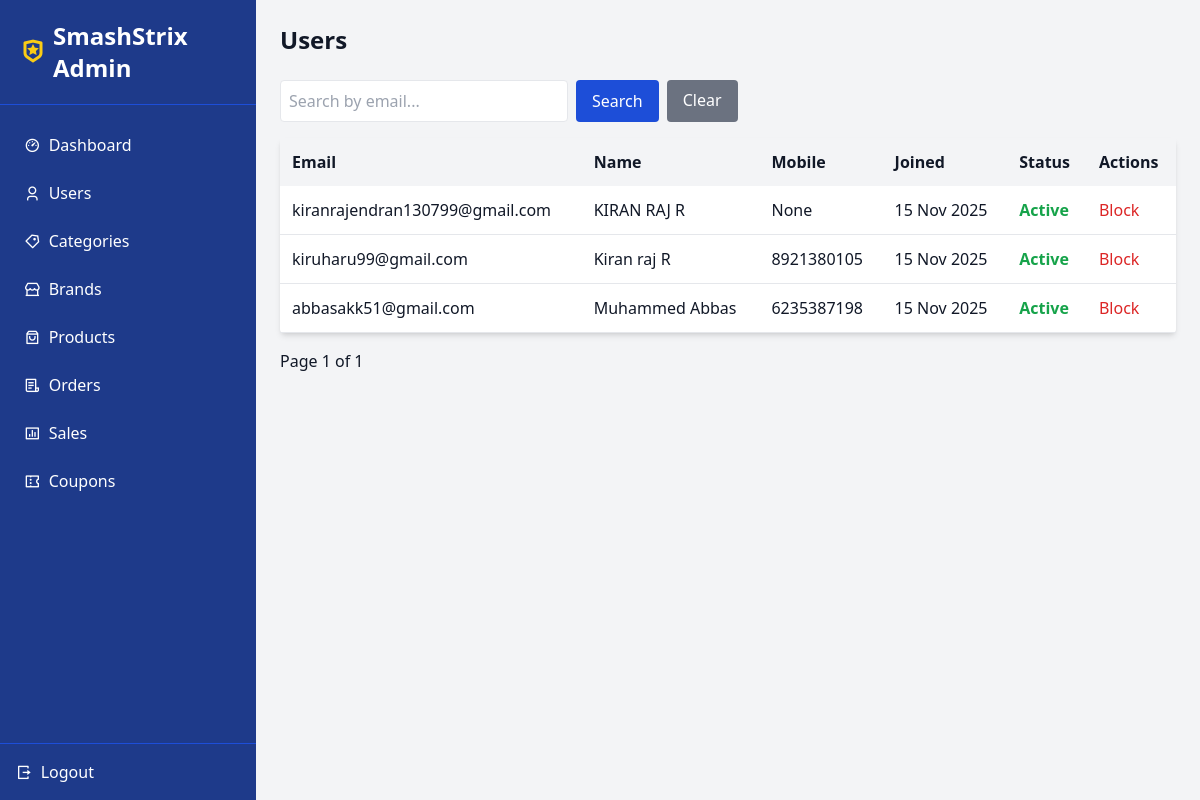
The page /adminpanel/users/ (signed in) on the database its author committed.
### accounts/models.py (models this page shows, shortened)
class User(AbstractUser):
    username = models.CharField(max_length=150,unique=False,blank=True,null=True)
    first_name = models.CharField(max_length=50)
    last_name = models.CharField(max_length=50)
    email = models.EmailField(unique=True)
    is_staff = models.BooleanField(default=False)
    blocked = models.BooleanField(default=False)
    otp = models.CharField(max_length=6,null=True,blank=True)
    otp_created = models.DateTimeField(null=True,blank=True)
    otp_verified = models.BooleanField(default=False)
    mobile = models.CharField(max_length=10,unique=True,blank=True,null=True)
    USERNAME_FIELD = 'email'
    REQUIRED_FIELDS = []

### adminpanel/views.py (the view)
# urls.py: path("users/", views.admin_user_list, name="admin_users"),
def admin_user_list(request):
    search = request.GET.get("search", "")
    users = User.objects.filter(email__icontains=search).exclude(email__icontains='admin').order_by("-date_joined")
    paginator = Paginator(users, 8)
    page_number = request.GET.get("page")
    users_page = paginator.get_page(page_number)
    return render(request, 'adminpanel/users/user_list.html', {"users": users_page,"search": search,})

### core/context_processors.py (called while the page is built)
def global_context(request):
    return {
        'site_name':'Smashstrix',
    }

### adminpanel/templates/adminpanel/users/user_list.html (shortened to what this page needs)
{% extends 'adminpanel/base_admin.html' %}
{% block content %}
<div class="flex justify-between items-center mb-6">
  <h2 class="text-2xl font-bold">Users</h2>
</div>
<form method="GET" class="flex gap-2 mb-4">
  <input type="text" name="search" value="{{ search }}"
         placeholder="Search by email..."
         class="border p-2 rounded w-72">
  <button class="bg-blue-700 text-white px-4 py-2 rounded hover:bg-blue-800">Search</button>
  <a href="{% url 'admin_users' %}"
     class="bg-gray-500 text-white px-4 py-2 rounded">Clear</a>
</form>
<table class="w-full bg-white shadow-md rounded">
  <thead class="bg-gray-100">
    <tr>
      <th class="p-3 text-left">Email</th>
      <th class="p-3 text-left">Name</th>
      <th class="p-3 text-left">Mobile</th>
      <th class="p-3 text-left">Joined</th>
      <th class="p-3 text-left">Status</th>
      <th class="p-3 text-left">Actions</th>
    </tr>
  </thead>
  <tbody>
    {% for u in users %}
    <tr class="border-b">
      <td class="p-3">{{ u.email }}</td>
      <td class="p-3">{{ u.first_name }} {{ u.last_name }}</td>
      <td class="p-3">{{ u.mobile }}</td>
      <td class="p-3">{{ u.date_joined|date:"d M Y" }}</td>
      <td class="p-3">
        {% if u.blocked %}
          <span class="text-red-600 font-semibold">Blocked</span>
        {% else %}
          <span class="text-green-600 font-semibold">Active</span>
        {% endif %}
      </td>
      <td class="p-3">
        {% if u.blocked %}
          <a href="{% url 'admin_unblock_user' u.id %}" class="text-green-600 hover:underline"> Unblock</a>
        {% else %}
          <a href="{% url 'admin_block_user' u.id %}" onclick="return confirm('Block this user?')" class="text-red-600 hover:underline"> Block</a>
        {% endif %}
      </td>
    </tr>
    {% endfor %}
  </tbody>
</table>
<div class="mt-4 flex items-center gap-4">
  <span>Page {{ users.number }} of {{ users.paginator.num_pages }}</span>
</div>
{% endblock %}

### rows shown on the page
User: email "kiranrajendran130799@gmail.com", first_name "KIRAN RAJ", last_name "R", mobile "None", date_joined "15 Nov 2025", blocked "Active"
User: email "kiruharu99@gmail.com", first_name "Kiran raj", last_name "R", mobile "8921380105", date_joined "15 Nov 2025", blocked "Active"
User: email "abbasakk51@gmail.com", first_name "Muhammed", last_name "Abbas", mobile "6235387198", date_joined "15 Nov 2025", blocked "Active"

### other values the page prints
{{ users.number }} "1"
{{ users.paginator.num_pages }} "1"
